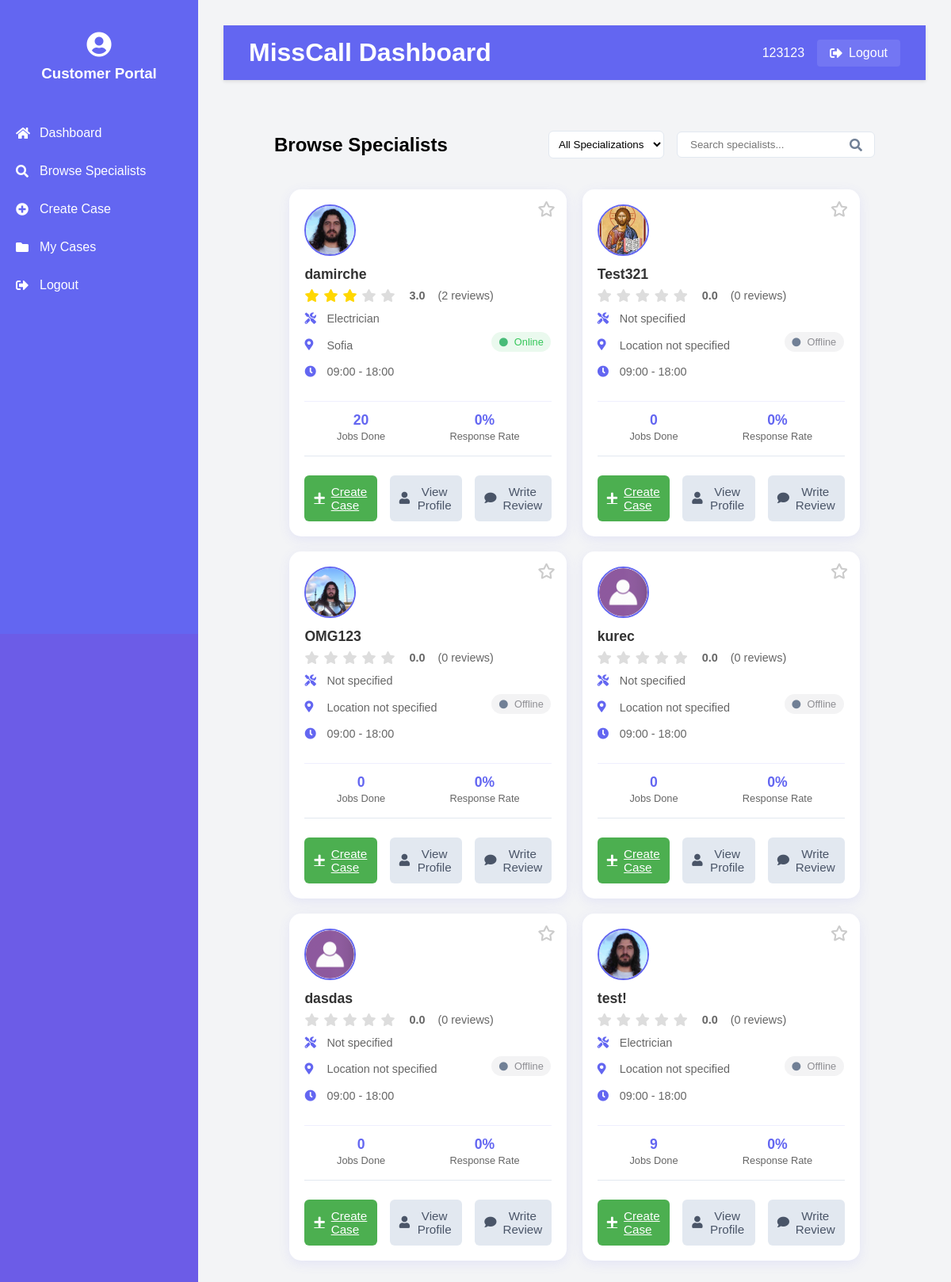
The page /customer/browse_specialist (signed in) on the database its author committed.
### models.py (models this page shows, shortened)
class User(UserMixin, db.Model):
    id = db.Column(db.Integer, primary_key=True)
    username = db.Column(db.String(50), unique=True, nullable=False)
    password = db.Column(db.String(256), nullable=True)
    phone_number = db.Column(db.String(15), nullable=False)
    email = db.Column(db.String(120), unique=True, nullable=True)
    social_id = db.Column(db.String(64), unique=True, nullable=True)
    social_provider = db.Column(db.String(20), nullable=True)
    is_guest = db.Column(db.Boolean, default=False)
    user_type = db.Column(db.String(20), default='customer')  # 'business' or 'customer'
    is_admin = db.Column(db.Boolean, default=False)
    missed_calls = db.relationship('MissedCall', backref='user', lazy=True)
    sms_enabled = db.Column(db.Boolean, default=True)
    sms_template = db.Column(db.Text, default='Здравейте, пропуснах обаждането ви. Ще се свъжа с вас при първа възможност.')
    working_hours_start = db.Column(db.String(5), default='09:00')
    working_hours_end = db.Column(db.String(5), default='18:00')
    working_days = db.Column(db.String(100), default='Monday,Tuesday,Wednesday,Thursday,Friday')
    name = db.Column(db.String(100))
    profile_picture = db.Column(db.String(255))  # Store the file path
    bio = db.Column(db.Text)                     # Professional bio/description
    years_experience = db.Column(db.Integer)     # Years of professional experience
    rating = db.Column(db.Float, default=0.0)    # Average rating (existing)
    reviews_count = db.Column(db.Integer, default=0)  # Number of reviews (existing)
    gallery_items = db.relationship('GalleryItem', backref='user', lazy=True, cascade='all, delete-orphan')
    business_profile = db.relationship('BusinessProfile', backref='user', lazy=True, uselist=False)
    off_hours_message = db.Column(db.Text, default='Здравейте, в момента сме извън работно време. Ще се свържем с вас през работния ден.')
    vacation_mode = db.Column(db.Boolean, default=False)
    vacation_message = db.Column(db.Text, default='Здравейте, в момента съм в отпуск. Ще се свържа с вас след завръщането си.')
    last_login = db.Column(db.DateTime)
    is_online = db.Column(db.Boolean, default=False)
    last_seen = db.Column(db.DateTime(timezone=True))
    specialization = db.Column(db.String(100))
    location = db.Column(db.String(100))
    cases_as_specialist = db.relationship('Case', backref='specialist', lazy=True, foreign_keys='Case.specialist_id')
    cases_as_customer = db.relationship('Case', backref='customer', lazy=True, foreign_keys='Case.customer_id')

### app.py (the view)
@app.route('/customer/browse_specialist')
@login_required
def customer_browse_specialist():
    favorite_ids = [f.specialist_id for f in FavoriteSpecialist.query.filter_by(customer_id=current_user.id).all()]
    specialists = User.query.filter_by(user_type='business').all()
    sorted_specialists = sorted(specialists, key=lambda s: (s.id not in favorite_ids))
    formatted_specialists = []
    for specialist in sorted_specialists:
        app.logger.debug(f"Processing specialist {specialist.username} with profile picture: {specialist.profile_picture}")
        profile_pic_url = None
        if specialist.profile_picture:
            if not specialist.profile_picture.startswith('uploads/'):
                profile_pic_url = f"uploads/{specialist.profile_picture}"
            else:
                profile_pic_url = specialist.profile_picture
        specialist_data = {
            'id': specialist.id,
            'username': specialist.username,
            'profile_picture': profile_pic_url,
            'specialization': specialist.specialization or 'Not specified',
            'location': specialist.location or 'Location not specified',
            'working_hours': f"{specialist.working_hours_start} - {specialist.working_hours_end}",
            'is_online': specialist.is_online,
            'rating': specialist.rating or 0,
            'reviews_count': specialist.reviews_count or 0,
            'completed_jobs': Case.query.filter_by(specialist_id=specialist.id, status='completed').count(),
            'response_rate': calculate_response_rate(specialist.id),
            'is_favorite': specialist.id in favorite_ids  # Add favorite status
        }
        formatted_specialists.append(specialist_data)
    return render_template('Customer_User/Customer_browse_specialist.html',
                         specialists=formatted_specialists)

### app.py (called while the page is built, shortened)
@login_manager.user_loader
def load_user(user_id):
    return db.session.get(User, int(user_id))

def calculate_response_rate(specialist_id):
    return 0  # Placeholder return

@app.before_request
def before_request():
    if current_user.is_authenticated:
        try:
            current_time = datetime.now(UTC)
            if current_user.last_seen is None:
                current_user.last_seen = current_time
                db.session.commit()
                return
        except Exception as e:
            app.logger.error(f"Error in before_request: {str(e)}")
            pass

### templates/Customer_User/Customer_browse_specialist.html (shortened to what this page needs)
{% extends "Customer_User/Customer_base.html" %}
{% block content %}
<div class="specialists-container">
    <div class="section-header">
        <h2>Browse Specialists</h2>
        <div class="filter-controls">
            <select class="filter-select">
                <option value="">All Specializations</option>
            </select>
            <div class="search-box">
                <input type="text" placeholder="Search specialists...">
                <i class="fas fa-search"></i>
            </div>
        </div>
    </div>
    <div class="specialists-grid">
        {% for specialist in specialists %}
            <div class="specialist-card {% if specialist.is_favorite %}favorite{% endif %}" data-specialist-id="{{ specialist.id }}">
                <button class="favorite-btn {% if specialist.is_favorite %}active{% endif %}"
                data-specialist-id="{{ specialist.id }}">
                <i class="fa-star {% if specialist.is_favorite %}fas{% else %}far{% endif %}"></i>
        </button>
                <div class="specialist-header">
                    <div class="specialist-avatar">
                        {% if specialist.profile_picture %}
                            {% set profile_path = 'uploads/' + specialist.profile_picture if not specialist.profile_picture.startswith('uploads/') else specialist.profile_picture %}
                            <img src="{{ url_for('static', filename=profile_path) }}"
                                 alt="{{ specialist.username }}'s profile"
                                 class="profile-image"
                                 onerror="this.src='/static/images/default-avatar.png'">
                        {% else %}
                            <img src="/static/images/default-avatar.png"
                                 alt="{{ specialist.username }}'s profile"
                                 class="profile-image">
                        {% endif %}
                    </div>
                    <div class="specialist-status {% if specialist.is_online %}online{% else %}offline{% endif %}">
                        <i class="fas fa-circle"></i>
                        {{ "Online" if specialist.is_online else "Offline" }}
                    </div>
                </div>
                <div class="specialist-info">
                    <h3>{{ specialist.username }}</h3>
                    <div class="rating-display">
                        <div class="stars">
                            {% for i in range(5) %}
                                <i class="fas fa-star {% if i < specialist.rating|round(0, 'floor') %}filled{% endif %}"></i>
                            {% endfor %}
                        </div>
                        <span class="rating-value">{{ "%.1f"|format(specialist.rating or 0) }}</span>
                        <span class="reviews-count">({{ specialist.reviews_count or 0 }} reviews)</span>
                    </div>
                    <div class="specialist-details">
                        <p><i class="fas fa-tools"></i> {{ specialist.specialization or 'Not specified' }}</p>
                        <p><i class="fas fa-map-marker-alt"></i> {{ specialist.location or 'Location not specified' }}</p>
                        <p><i class="fas fa-clock"></i> {{ specialist.working_hours or '09:00 - 18:00' }}</p>
                    </div>
                </div>
                <div class="specialist-stats">
                    <div class="stat">
                        <span class="stat-value">{{ specialist.completed_jobs or 0 }}</span>
                        <span class="stat-label">Jobs Done</span>
                    </div>
                    <div class="stat">
                        <span class="stat-value">{{ specialist.response_rate or 0 }}%</span>
                        <span class="stat-label">Response Rate</span>
                    </div>
                </div>
                <div class="specialist-actions">
                    <a href="{{ url_for('customer_create_case', specialist_id=specialist.id) }}"
                       class="action-btn primary">
                        <i class="fas fa-plus"></i> Create Case
                    </a>
                    <button class="action-btn secondary"
                            onclick="viewProfile('{{ specialist.id }}')">
                        <i class="fas fa-user"></i> View Profile
                    </button>
                    <button class="action-btn secondary"
                            onclick="openReviewModal('{{ specialist.id }}')">
                        <i class="fas fa-comment"></i> Write Review
                    </button>
                </div>
            </div>
        {% endfor %}
    </div>
</div>
{% endblock %}

### templates/Customer_User/Customer_base.html (shortened to what this page needs)
<!DOCTYPE html>
<html lang="en">
<head>
    <link rel="stylesheet" href="{{ url_for('static', filename='css/customer_style.css') }}">
    <link rel="stylesheet" href="https://cdnjs.cloudflare.com/ajax/libs/font-awesome/5.15.4/css/all.min.css">
</head>
<body>
    {% if current_user.is_authenticated %}
    <div class="wrapper">
        <nav class="sidebar">
            <div class="sidebar-header">
                <i class="fas fa-user-circle"></i>
                <h3>Customer Portal</h3>
            </div>
            <ul class="sidebar-menu">
                <li><a href="{{ url_for('customer_dashboard') }}"><i class="fas fa-home"></i> Dashboard</a></li>
                <li><a href="{{ url_for('customer_browse_specialist') }}"><i class="fas fa-search"></i> Browse Specialists</a></li>
                <li><a href="{{ url_for('customer_create_case') }}"><i class="fas fa-plus-circle"></i> Create Case</a></li>
                <li><a href="{{ url_for('customer_my_cases') }}"><i class="fas fa-folder"></i> My Cases</a></li>
                <li><a href="{{ url_for('logout') }}"><i class="fas fa-sign-out-alt"></i> Logout</a></li>
            </ul>
        </nav>
        <div class="main-content">
            <header class="top-header">
                <h1>MissCall Dashboard</h1>
                <div class="user-info">
                    <span>{{ current_user.username }}</span>
                    <a href="{{ url_for('logout') }}" class="logout-btn"><i class="fas fa-sign-out-alt"></i> Logout</a>
                </div>
            </header>
            <div class="flash-messages">
            </div>
            <div class="content-area">
                {% block content %}{% endblock %}
            </div>
        </div>
    </div>
    {% else %}
    <div class="auth-container">
        {% block auth_content %}{% endblock %}
    </div>
{% endif %}
</body>
</html>

### rows shown on the page
User: username "123123"
User: shows a picture, is_online "Online", username "damirche", rating "3.0", reviews_count "2", specialization "Electrician", location "Sofia", working_hours "09:00 - 18:00", completed_jobs "20", vacation_mode "0"
User: shows a picture, is_online "Offline", username "Test321", rating "0.0", reviews_count "0", specialization "Not specified", location "Location not specified", working_hours "09:00 - 18:00", completed_jobs "0", response_rate "0"
User: shows a picture, is_online "Offline", username "OMG123", rating "0.0", reviews_count "0", specialization "Not specified", location "Location not specified", working_hours "09:00 - 18:00", completed_jobs "0", response_rate "0"
User: is_online "Offline", username "kurec", rating "0.0", reviews_count "0", specialization "Not specified", location "Location not specified", working_hours "09:00 - 18:00", completed_jobs "0", response_rate "0"
User: is_online "Offline", username "dasdas", rating "0.0", reviews_count "0", specialization "Not specified", location "Location not specified", working_hours "09:00 - 18:00", completed_jobs "0", response_rate "0"
User: shows a picture, is_online "Offline", username "test!", rating "0.0", reviews_count "0", specialization "Electrician", location "Location not specified", working_hours "09:00 - 18:00", completed_jobs "9", response_rate "0"
